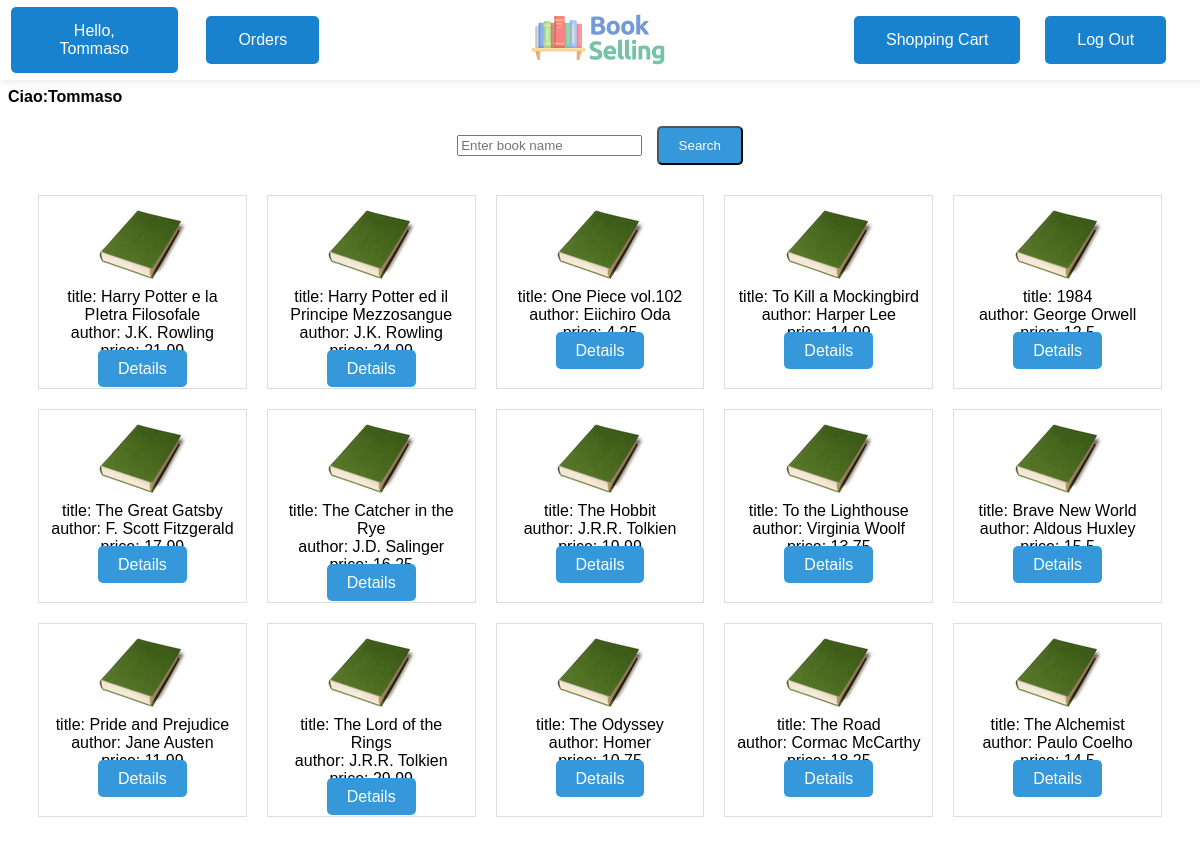
/index.php (signed in), run on the app's committed database.
### tables this page shows
CREATE TABLE IF NOT EXISTS `book` (
  `id` smallint NOT NULL AUTO_INCREMENT,
  `title` varchar(64) NOT NULL,
  `author` varchar(64) DEFAULT NULL,
  `publisher` varchar(64) DEFAULT NULL,
  `price` float NOT NULL,
  `category` varchar(64) DEFAULT NULL,
  `stocks_number` int NOT NULL,
  PRIMARY KEY (`id`)
);

### php/util/sessionManager.php (called while the page is built, shortened)
<?php
	function isLogged(): int{
		if(isset($_SESSION['userId']) && isset($_SESSION['username'])){
			return 1;
		}
		else{
			return 0;
		}
	}

### php/util/dbConfig.php (called while the page is built)
<?php
	$host = "mysql-server";
    $port = '3306';
	$user = "SNH";
	$password = "password";
	$dbName = "secure_book_selling_db";

### php/util/dbManager.php (called while the page is built, shortened)
<?php
require_once __DIR__ . "/dbConfig.php";
$SecureBookSellingDB = new DbManager($host, $user, $password, $dbName, $port);
class DbManager{
    private $mysqli_connection = null;
    private $host;
    private $user;
    private $password;
    private $dbName;
    private $port;
    function __construct($host, $user, $password, $dbName, $port){
        $this->host = $host;
        $this->user = $user;
        $this->password = $password;
        $this->dbName = $dbName;
        $this->port = $port;
    }
    function openConnection(): void{
        if (!$this->isOpened()) {
            $this->mysqli_connection = new mysqli($this->host,
                $this->user,
                $this->password,
                $this->dbName, $this->port);
            $this->mysqli_connection->select_db($this->dbName) or
            throw new Exception('Can\'t use the database: ' . $this->mysqli_connection->error);
        }
    }
    function isOpened(): bool{
        return ($this->mysqli_connection != null);
    }
    function performQuery(string $querytext, array $parameters = [], string $types = ""){
        $statement = $this->mysqli_connection->prepare($querytext);
        if (!$statement->execute()) {
            throw new Exception('Execute failed (' . $statement->connect_errno . ') ' .
                                                                $statement->connect_error);
        }
        $result = $statement->get_result();
        return $result;
    }
    function closeConnection(): void{
        $this->mysqli_connection = null;
    }
}

### php/util/dbInteraction.php (called while the page is built, shortened)
<?php
    require_once __DIR__ . "/dbManager.php";
    require_once __DIR__ . "./../../config.php";
    function getBooks(){
        global $SecureBookSellingDB;
        global $logger;
        try{
            $query = "SELECT id, title, author, price FROM book;";
            $result = $SecureBookSellingDB->performQuery($query);
            $SecureBookSellingDB->closeConnection();
			return $result;
        }
        catch(Exception $e){
            $logger->writeLog(  "ERROR",
                                "Error performing the query to retrieve all the books",
                                $_SERVER['SCRIPT_NAME'],
                                "MySQL - Code: ".$e->getCode(),
                                $e->getMessage());
            $SecureBookSellingDB->closeConnection();
			return false;
        }
    }

### index.php (the view, shortened to what this page needs)
<?php
	require_once __DIR__ . "/config.php";
	require_once __DIR__ . "/php/util/dbInteraction.php";
    if ($_SERVER["REQUEST_METHOD"] == "POST" && isset($_POST["search_query"])) {
        $searchQuery = $_POST["search_query"];
        $resultQuery = searchBooks($searchQuery);
    } else {
        $resultQuery = getBooks();
    }
?>
<!DOCTYPE html>
<html lang="en">
    <head>
        <link rel="stylesheet" type="text/css" href="./css/home.css">
    </head>
    <body>
    <?php
        include "./php/layout/header.php";
        if (isLogged()) {
            echo "<b>Ciao:" . $_SESSION['name'] . "</b><br>";}
    ?>
    <div class="search_container">
        <form name="search" action="//<?php echo SERVER_ROOT . '/index.php'?>" method="POST">
            <label>
                <input class="search_form_input" type="text" name="search_query" placeholder="Enter book name" required>
            </label>
            <button class="search_button" type="submit">Search</button>
        </form>
    </div>
    <div class="book_grid">
        <?php
        if ($resultQuery) {
            while ($book = $resultQuery->fetch_assoc()) {
                echo '<div class="book_card">';
                echo '<img src="/img/book.png" alt="Book Image"> <br>';
                foreach ($book as $key => $value) {
                    if ($key != 'id')
                        echo $key . ": " . $value . "<br>";
                }
                echo '<a href="/php/book_details.php?book_id=' . $book['id'] . '" class="view_details_button">Details</a>';
                echo "</div>";
            }
        } else {
            echo "<script>alert('Error retrieving books data');</script>";
        }
        ?>
    </div>
    </body>
</html>

### css/home.css (style rules this page uses)
body { font-family: Arial, Helvetica, sans-serif; }
.search_container { display: flex; justify-content: center; align-items: center; margin-top: 20px; }
.search_button { margin-left: 10px; padding: 10px 20px; background-color: #3498db; color: #fff; text-decoration: none; border-radius: 5px; transition: background-color 0.3s; }
.view_details_button { padding: 10px 20px; background-color: #3498db; color: #fff; text-decoration: none; border-radius: 5px; transition: background-color 0.3s; }
.book_grid { display: grid; grid-template-columns: repeat(auto-fill, minmax(200px, 1fr)); gap: 20px; padding: 30px; }
.book_card { border: 1px solid #ddd; padding: 10px; text-align: center; }

### css/header.css (style rules this page uses)
body { padding-top: 80px; }

### data on the page
book: key "title", title "Harry Potter e la PIetra Filosofale", key "author", author "J.K. Rowling", key "price", price "21.99"
book: key "title", title "Harry Potter ed il Principe Mezzosangue", key "author", author "J.K. Rowling", key "price", price "24.99"
book: key "title", title "One Piece vol.102", key "author", author "Eiichiro Oda", key "price", price "4.25"
book: key "title", title "To Kill a Mockingbird", key "author", author "Harper Lee", key "price", price "14.99"
book: key "title", title "1984", key "author", author "George Orwell", key "price", price "12.5"
book: key "title", title "The Great Gatsby", key "author", author "F. Scott Fitzgerald", key "price", price "17.99"
book: key "title", title "The Catcher in the Rye", key "author", author "J.D. Salinger", key "price", price "16.25"
book: key "title", title "The Hobbit", key "author", author "J.R.R. Tolkien", key "price", price "19.99"
book: key "title", title "To the Lighthouse", key "author", author "Virginia Woolf", key "price", price "13.75"
book: key "title", title "Brave New World", key "author", author "Aldous Huxley", key "price", price "15.5"
book: key "title", title "Pride and Prejudice", key "author", author "Jane Austen", key "price", price "11.99"
book: key "title", title "The Lord of the Rings", key "author", author "J.R.R. Tolkien", key "price", price "29.99"
book: key "title", title "The Odyssey", key "author", author "Homer", key "price", price "10.75"
book: key "title", title "The Road", key "author", author "Cormac McCarthy", key "price", price "18.25"
book: key "title", title "The Alchemist", key "author", author "Paulo Coelho", key "price", price "14.5"

### other printed values
$_SESSION['name'] "Tommaso"
